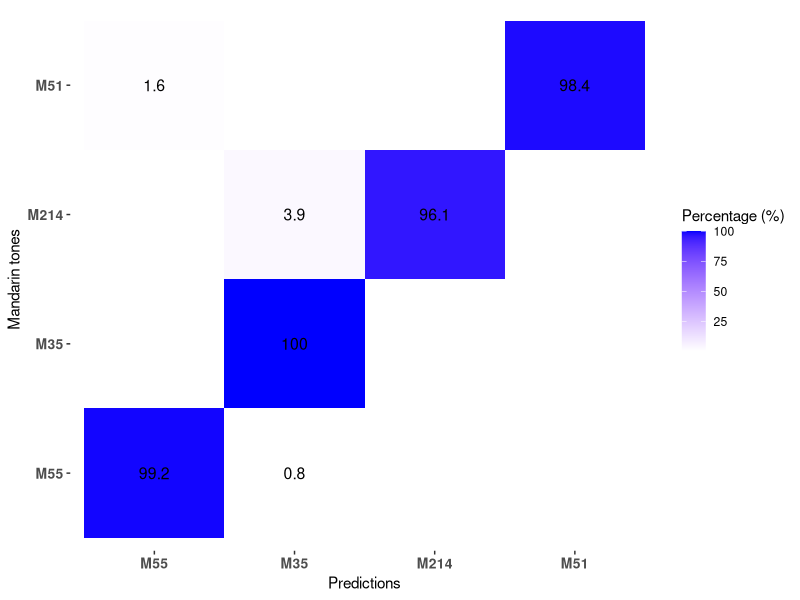
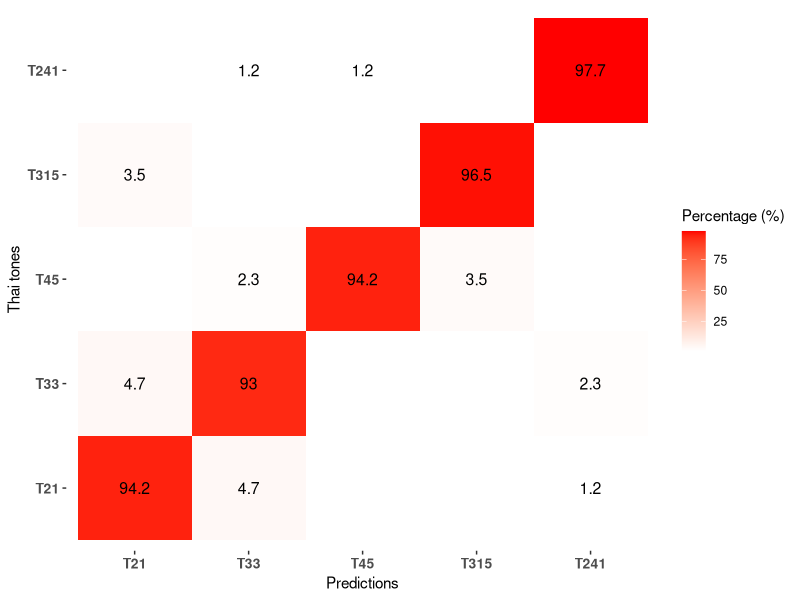
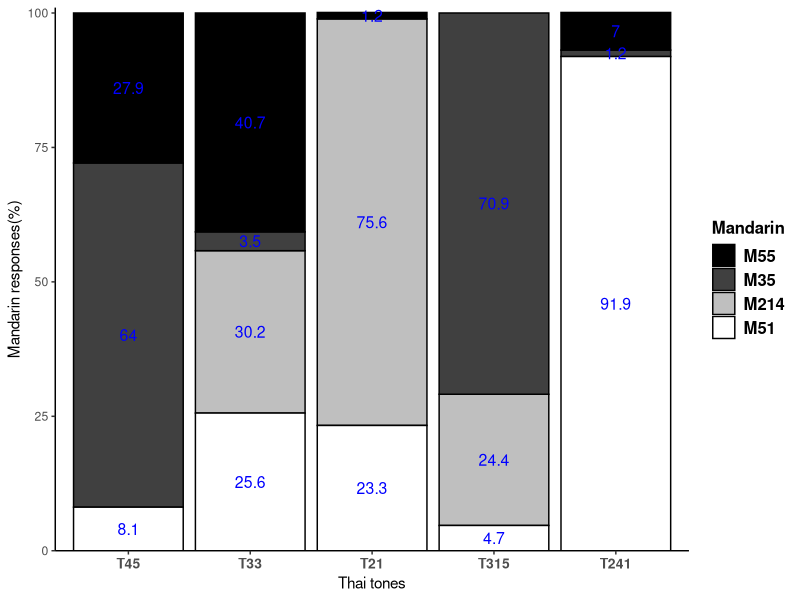
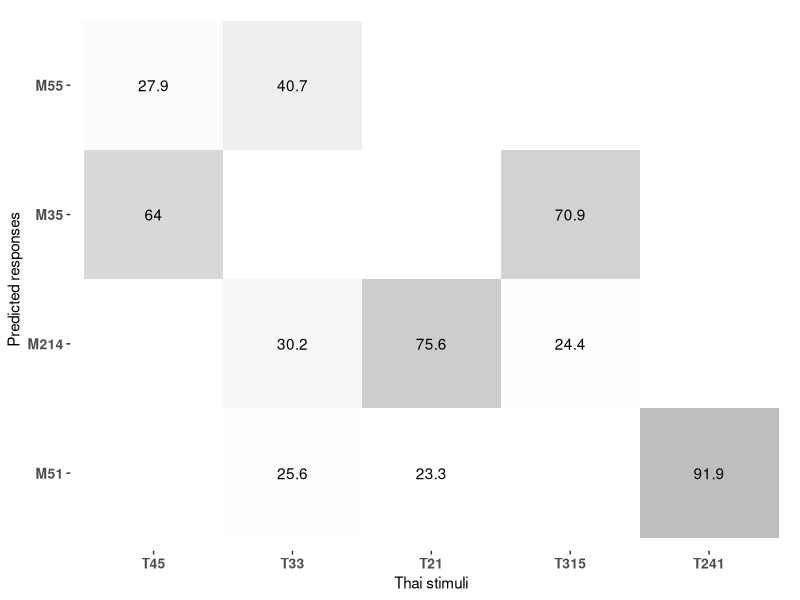
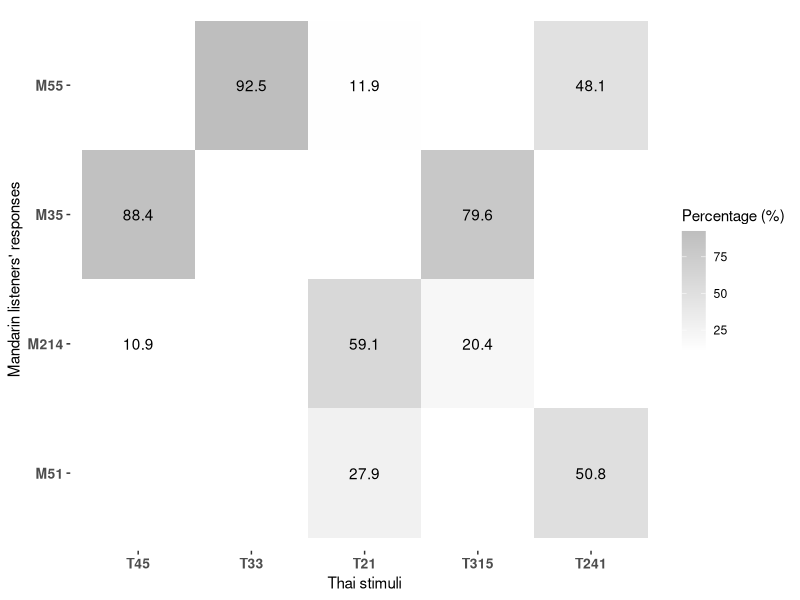
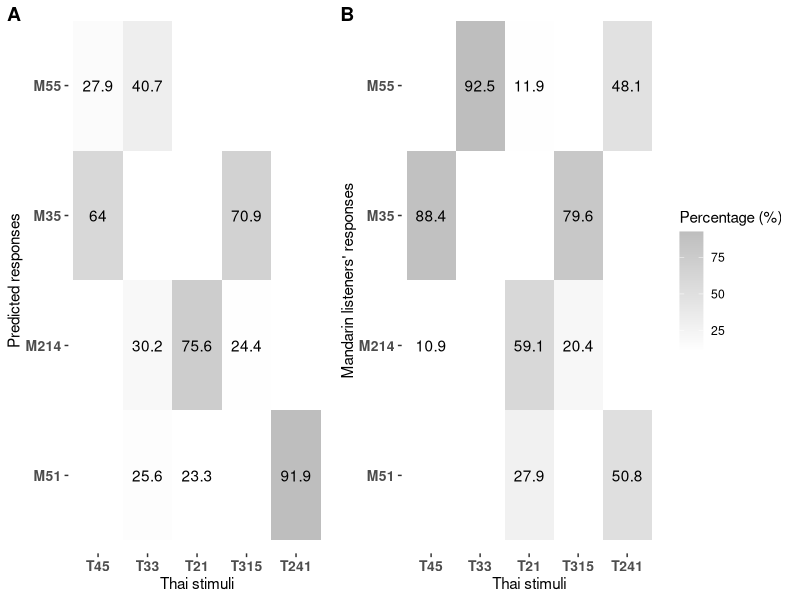
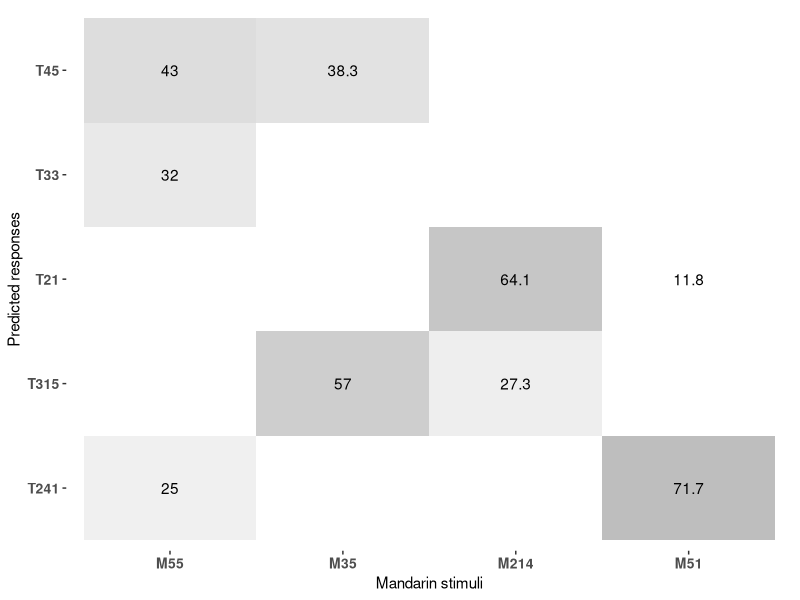
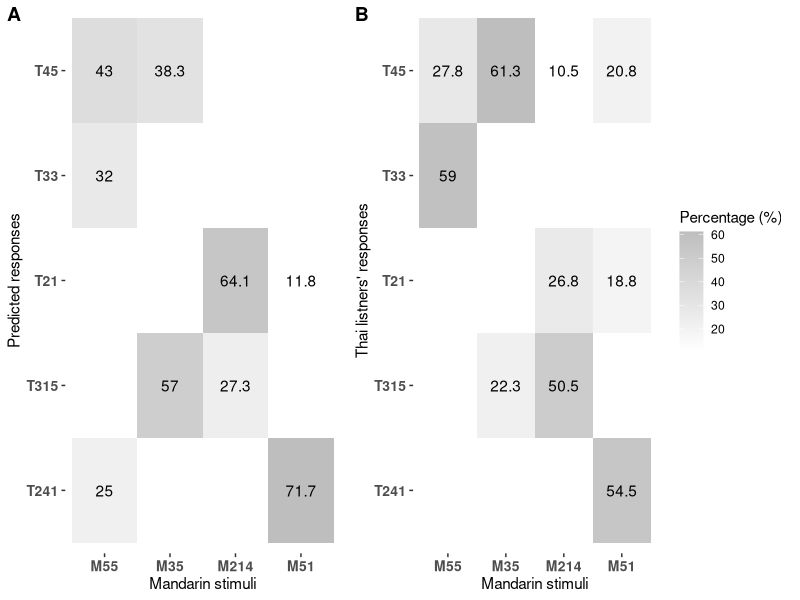

Recreate these plots in R, in order.
## ---- chunk 1
library(tidyverse)
# install.packages('e1071')
library(e1071)
setwd("~/Nutstore Files/310_Tutorial/LanguageDS-e")

library(cowplot)
## ---- chunk 2

# import data
md_discrete = read.csv("data/ch13/md_discrete.csv")

# Selecting features
dataset_md = md_discrete[ , c(3, 4:9)]

# scale the data
dataset_md[,-1] = scale(dataset_md[-1])

dataset_md$tone = as.factor(dataset_md$tone)
# Fitting classifier
# model based on discrete features
svm_md = svm(formula = tone ~ .,
               data = dataset_md,
               type = 'C-classification',#regression or classification
               kernel = 'radial',
               cost = "2",
               cross = 10)

# total accuracy
# summary(svm_md)
svm_md$tot.accuracy

# # model based on contour features
# svm_contour = svm(formula = tone ~ .,
#                   data = dataset_thai_8point,
#                   type = 'C-classification',#regression or classification
#                   kernel = 'radial',
#                   cost = "2",
#                   cross = 10)
# svm_contour$tot.accuracy
## ---- chunk 3
# producing confusion matrix
prediction_md <- predict(svm_md, dataset_md)

md_confusion = data.frame(pred = prediction_md, tone = md_discrete$tone)

md_confusion_table = md_confusion%>%
  group_by(tone,pred)%>%
  summarize(n = n())%>%
  group_by(tone)%>%
  mutate(sum = sum(n),
         percent = round((n/sum)*100,2))%>%
  select(tone,pred,percent)%>%
  spread(tone, percent)
md_confusion_table

# write.csv(md_confusion_table, 
#           file ="data/processed/md_confusion_table.csv", 
#           row.names = FALSE)

md_plot = md_confusion%>%
  group_by(pred, tone)%>%
  summarise(n = n())%>%
  group_by(tone)%>%
  mutate(percent = n/sum(n),
         sum = sum(n))%>%
  ggplot(aes(pred, tone))+
  geom_tile(aes(fill = percent*100 ))+
  geom_text(aes(label = round(percent*100, 1)), size = 4) +
  scale_x_discrete(name = "Predictions",
                   limits=c("M55","M35","M214","M51"),
                   labels=c("M55","M35","M214","M51"))+
  scale_y_discrete(name = "Mandarin tones",
                   limits=c("M55","M35","M214","M51"),
                   labels=c("M55","M35","M214","M51"))+
  scale_fill_gradient(name="Percentage (%)",
                      low = "white", high = "blue") +
  theme(axis.text.x = element_text(face="bold", 
                                   size=10),
        axis.text.y = element_text(face="bold", 
                                   size=10),
        panel.background = element_blank())

 md_plot
# Print this our for publication
# png("figure4.png", units="in", width=5, height=4, res=600)
# md_plot
# dev.off()

## ---- chunk 4
# import data
thai_discrete = read.csv("data/ch13/thai_discrete.csv")

# Selecting features
dataset_thai = thai_discrete[ , c(2, 6:11)]

# scale the data
dataset_thai[,-1] = scale(dataset_thai[-1])

# Fitting classifier
# model based on discrete features
svm_thai = svm(formula = tone ~ .,
               data = dataset_thai,
               type = 'C-classification',#regression or classification
               kernel = 'radial',
               cost = "2",
               cross = 10)
# total accuracy
# summary(svm_thai)
svm_thai$tot.accuracy

## ---- chunk 5
# confusion matrix
prediction <- predict(svm_thai, dataset_thai)

thai_confusion = data.frame(pred = prediction, tone = thai_discrete$tone)

thai_confusion_table = thai_confusion%>%
  group_by(tone,pred)%>%
  summarize(n = n())%>%
  group_by(tone)%>%
  mutate(sum = sum(n),
         percent = round((n/sum)*100,2))%>%
  select(tone,pred,percent)%>%
  spread(tone, percent)
thai_confusion$tone = as.factor(thai_confusion$tone)

# write.csv(thai_confusion_table, 
#           file = "data/processed/thai_confusion_table ", 
#           row.names = FALSE)

thai_plot = thai_confusion%>%
  group_by(pred, tone)%>%
  summarise(n = n())%>%
  group_by(tone)%>%
  mutate(percent = n/sum(n),
         sum = sum(n))%>%
  ggplot(aes(pred, tone))+
  geom_tile(aes(fill = percent*100 ))+
  geom_text(aes(label = round(percent*100, 1)), size = 4)+
  scale_x_discrete(name = "Predictions",
                   limits=c("21","33","45","315","241"),
                   labels=c("T21", "T33", "T45","T315","T241"))+
  scale_y_discrete(name = "Thai tones",
                   limits=c("21","33","45","315","241"),
                   labels=c("T21", "T33", "T45","T315","T241"))+
  scale_fill_gradient(name="Percentage (%)",
                      low = "white", high = "red") +
  theme(axis.text.x = element_text(face="bold", 
                                   size=10),
        axis.text.y = element_text(face="bold", 
                                   size=10),
        panel.background = element_blank())

thai_plot
# Print this our for publication
# png("thai_tones.png", units="in", width=5, height=4, res=600)
# thai_plot
# dev.off()


## ---- chunk 6
# mandarin listeners percieve Thai tones
prediction_md_thai <- predict(svm_md, dataset_thai)
 
table( prediction_md_thai, thai_discrete$tone)

# SVM assimilation table
md.svm.assim = data.frame(pred =  prediction_md_thai, 
            tone = thai_discrete$tone)%>%
   group_by(pred, tone)%>%
   summarise(n = n())%>%
   group_by(tone)%>%
   mutate(percent = round((n/sum(n)),3)*100,
          sum = sum(n))
 
md.svm.assim$pred = factor(md.svm.assim$pred, c("M55","M35","M214","M51"))
 
md.svm.assim$tone = factor(md.svm.assim$tone,c("45","33","21","315","241"))
 

# Stacked barplot 
  
md.svm.assim.stacked = ggplot(md.svm.assim, 
                 aes(fill=pred, y=percent, x=tone, label = percent)) + 
   geom_bar( stat="identity")+
   scale_fill_manual(
     values=c("M55" = "black", "M35"="gray25",
              "M214"="gray75", "M51"="white"), 
     name="Mandarin",
     breaks=c("M55", "M35", "M214","M51"),
     labels=c("M55", "M35", "M214","M51"))+
   geom_bar(colour="black", stat="identity")+
   xlab("Thai tones")+
   ylab("Mandarin responses(%)") +
   scale_y_continuous(expand = c(0, 0), limits = c(0, 101))+
   theme_classic()+
   theme(legend.title = element_text(size=12, face="bold"))+
   theme(legend.text = element_text(size = 12, face = "bold"))+
   theme(axis.text.x = element_text(face="bold", size=10))+
    scale_x_discrete(breaks = c("45", "33", "21","315","241"),
                   labels=c("T45", "T33", "T21","T315","T241"))+
  geom_text(size = 4, position = position_stack(vjust = 0.5),color="blue")

md.svm.assim.stacked 
 
# png("figure/md.svm.assim.stacked .png", 
#      units="in", width=5, height=4, res=600)
# md.svm.assim.stacked 
# dev.off()
 
# heat map 
md.svm.assim.heat = md.svm.assim%>%
   filter(percent>10)%>%
   ggplot(aes(tone, pred))+
   geom_tile(aes(fill = percent ))+
   geom_text(aes(label = percent)) +
   scale_x_discrete(name = "Thai stimuli",
                    limits=c("45","33","21","315","241"),
                    labels=c("T45","T33","T21","T315","T241"))+
   scale_y_discrete(name = "Predicted responses",
                    limits=c("M51","M214","M35","M55"),
                    labels=c("M51","M214","M35","M55"))+
   scale_fill_gradient(name="Percentage (%)",
                       low = "white", high = "gray") +
   theme(axis.text.x = element_text(face="bold", 
                                    size=10),
         axis.text.y = element_text(face="bold", 
                                    size=10),
         panel.background = element_blank())+
  theme(legend.position="none")

md.svm.assim.heat

## ---- chunk 7
final.cm = read.csv(file = "data/ch13/final.cm.csv")

final.cm$stimuli = as.factor(final.cm$stimuli)

md.human.assim.heat = final.cm%>%
  group_by(stimuli, response)%>%
  filter(subject !="106")%>%
  summarise(cat.mean = round ((sum(percentage)/12)*100, 1))%>%
  filter(cat.mean >10)%>%
  ggplot(aes(stimuli, response))+
  geom_tile(aes(fill = cat.mean ))+
  geom_text(aes(label = cat.mean)) +
  scale_x_discrete(name = "Thai stimuli",
                   limits=c("45","33","21","315","241"),
                   labels=c("T45","T33","T21","T315","T241"))+
  scale_y_discrete(name = "Mandarin listeners' responses",
                   limits=c("M51","M214","M35","M55"),
                   labels=c("M51","M214","M35","M55"))+
  scale_fill_gradient(name="Percentage (%)",
                      low = "white", high = "gray") +
  theme(axis.text.x = element_text(face="bold", 
                                   size=10),
        axis.text.y = element_text(face="bold", 
                                   size=10),
        panel.background = element_blank())
md.human.assim.heat



md_compare = plot_grid(md.svm.assim.heat, md.human.assim.heat,  
          nrow=1, labels=c('A', 'B'),
          rel_widths = c(1, 1.4)
          ) #Or labels="AUTO"

md_compare

 # png("md_compare.png", units="in", width=8, height=3, res=600)
 # md_compare
 # dev.off()

## ---- chunk 8
# thai listeners percieve mandarin tones
prediction_thai_md <- predict(svm_thai, dataset_md)

table(prediction_thai_md, md_discrete$tone)

# set the order of thai tones
thai.svm.assim = data.frame(pred = prediction_thai_md, 
               tone = md_discrete$tone)%>%
  group_by(pred, tone)%>%
  summarise(n = n())%>%
  group_by(tone)%>%
  mutate(percent = round((n/sum(n)),3)*100,
         sum = sum(n))
thai.svm.assim$tone = factor(thai.svm.assim$tone, 
                             c("M55","M35","M214","M51"))

thai.svm.assim$pred = factor(thai.svm.assim$pred,
                             c("45","33","21","315","241"))

thai.svm.assim.stacked = ggplot(thai.svm.assim,
                 aes(fill=pred, y=percent, x=tone, label = percent)) + 
  geom_bar( stat="identity")+
  scale_fill_manual(
    values=c("45" = "black", "33"="gray25", "21"="gray50",
             "315"="gray75", "241"="white"), 
    name="Thai",
    breaks=c("45", "33", "21","315","241"),
    labels=c("T45", "T33", "T21","T315","T241"))+
  geom_bar(colour="black", stat="identity")+
  xlab("Mandarin tones")+
  ylab("Thai responses(%)") +
  scale_y_continuous(expand = c(0, 0), limits = c(0, 100))+
  theme_classic()+
  theme(legend.title = element_text(size=12, face="bold"))+
  theme(legend.text = element_text(size = 12, face = "bold"))+
  theme(axis.text.x = element_text(face="bold", size=10))+
  scale_x_discrete(breaks = c("M55", "M35", "M214","M51"),
                   labels=c("M55", "M35", "M214","M51"))+
  geom_text(size = 4, position = position_stack(vjust = 0.5),color="blue")


# Print this our for publication

# png("figure3.png", units="in", width=5, height=4, res=600)
# figure3
# dev.off()


# svm predictions
 thai.svm.assim.heat = thai.svm.assim%>%
    filter(percent>10)%>%
    ggplot(aes(tone, pred))+
    geom_tile(aes(fill = percent ))+
    geom_text(aes(label = percent))+
    scale_fill_gradient(name="Percentage (%)",
                        low = "white", high = "gray")+
    theme(axis.text.x = element_text(face="bold", 
                                     size=10),
          axis.text.y = element_text(face="bold", 
                                     size=10),
          panel.background = element_blank())+
    scale_x_discrete(name = "Mandarin stimuli",
                     breaks = c("M55", "M35", "M214","M51"),
                     labels=c("M55", "M35", "M214","M51"))+
    scale_y_discrete(name = "Predicted responses",
                     limits=c("241","315","21","33","45"),
                     labels=c("T241", "T315", "T21","T33","T45"))+
    theme(legend.position="none")
thai.svm.assim.heat  

# human listener predictions
thai_assm <- read_csv("data/ch13/thai_assm.csv")
thai_assm$pred = as.character(thai_assm$pred)  

thai_assm$tone = factor(thai_assm$tone, c("M55","M35","M214","M51"))

thai_assm$pred = factor(thai_assm$pred,c("45","33","21","315","241")) 
  
thai.human.assim.heat = thai_assm%>%
    filter(percent>10)%>%
    ggplot(aes(tone, pred))+
    geom_tile(aes(fill = percent ))+
    geom_text(aes(label = percent))+
    scale_fill_gradient(name="Percentage (%)",
                        low = "white", high = "gray")+
    theme(axis.text.x = element_text(face="bold", 
                                     size=10),
          axis.text.y = element_text(face="bold", 
                                     size=10),
          panel.background = element_blank())+
    scale_x_discrete(name = "Mandarin stimuli",
                   breaks = c("M55", "M35", "M214","M51"),
                   labels=c("M55", "M35", "M214","M51"))+
    scale_y_discrete(name = "Thai listners' responses",
                     limits=c("241","315","21","33","45"),
                     labels=c("T241", "T315", "T21","T33","T45"))
    

thai_compare = plot_grid(thai.svm.assim.heat , thai.human.assim.heat,  
                         nrow=1, labels=c('A', 'B'),
                         rel_widths = c(1, 1.3))

thai_compare
  
 png("thai_compare.png", units="in", width=8, height=3, res=600)
 thai_compare
 dev.off()
